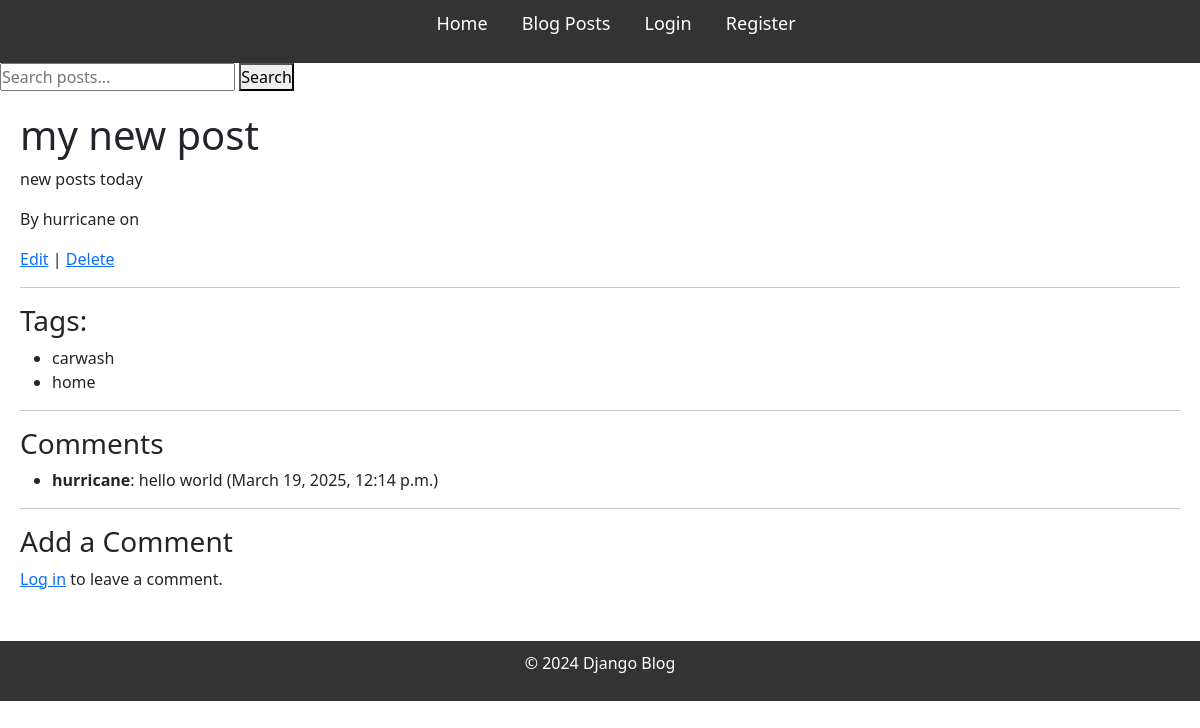
Screenshot of /post/7/ with the database file from the repository.
### blog/models.py (models this page shows, shortened)
class Post(models.Model):
    title = models.CharField(max_length=100)
    content = models.TextField()
    published_date = models.DateTimeField(auto_now_add=True)
    author = models.ForeignKey(User, on_delete=models.CASCADE, related_name='posts')
    tags = TaggableManager(related_name="post_tags")

class Comment(models.Model):
    post = models.ForeignKey(Post, on_delete=models.CASCADE, related_name='comments')
    author = models.ForeignKey(User, on_delete=models.CASCADE, related_name='comments')
    content = models.TextField()
    created_at = models.DateTimeField(auto_now_add=True)
    updated_at = models.DateTimeField(auto_now_add=True)

### blog/views.py (the view)
# urls.py: path('post/<int:pk>/', views.PostDetailView.as_view(), name='post_detail'),
class PostDetailView(DetailView):
    model = Post
    template_name = 'blog/post_detail.html'
    context_object_name = 'post'
    def get_context_data(self, **kwargs):
        context = super().get_context_data(**kwargs)
        context['comments'] = Comment.objects.filter(post=self.object)
        return context

### blog/templates/blog/post_detail.html (shortened to what this page needs)
{% extends "base.html" %}
{% block content %}
    <h1>{{ post.title }}</h1>
    <p>{{ post.content }}</p>
    <p>By {{ post.author }} on {{ post.created_at }}</p>
    <a href="{% url 'post_edit' post.pk %}">Edit</a> |
    <a href="{% url 'post_delete' post.pk %}">Delete</a>
    <hr>
        <h3>Tags:</h3>
        <ul>
            {% for tag in post.tags.all %}
                <li>{{ tag }}</li>
            {% empty %}
                <p>No tags added.</p>
            {% endfor %}
        </ul>
    <hr>
    <h3>Comments</h3>
    <ul>
        {% for comment in comments %}
            <li>
                <strong>{{ comment.author.username }}</strong>: {{ comment.content }} ({{ comment.created_at }})
            </li>
        {% empty %}
            <li>No comments yet. Be the first to comment!</li>
        {% endfor %}
    </ul>
    <hr>
    <h3>Add a Comment</h3>
    {% if user.is_authenticated %}
        <form method="POST" action="{% url 'add_comment' post.id %}">
            {% csrf_token %}
            {{ form.as_p }}
            <button type="submit">Post Comment</button>
        </form>
    {% else %}
        <p><a href="{% url 'login' %}">Log in</a> to leave a comment.</p>
    {% endif %}
{% endblock %}

### static/css/style.css (style rules this page uses)
* { margin: 0; padding: 0; box-sizing: border-box; }
body { font-family: Arial, sans-serif; background-color: #f9f9f9; color: #333; }

### rows the page displays
Post: title "my new post", content "new posts today", author "hurricane"
Tag: name "carwash"
Tag: name "home"
Comment: author.username "hurricane", content "hello world", created_at "March 19, 2025, 12:14 p.m."
